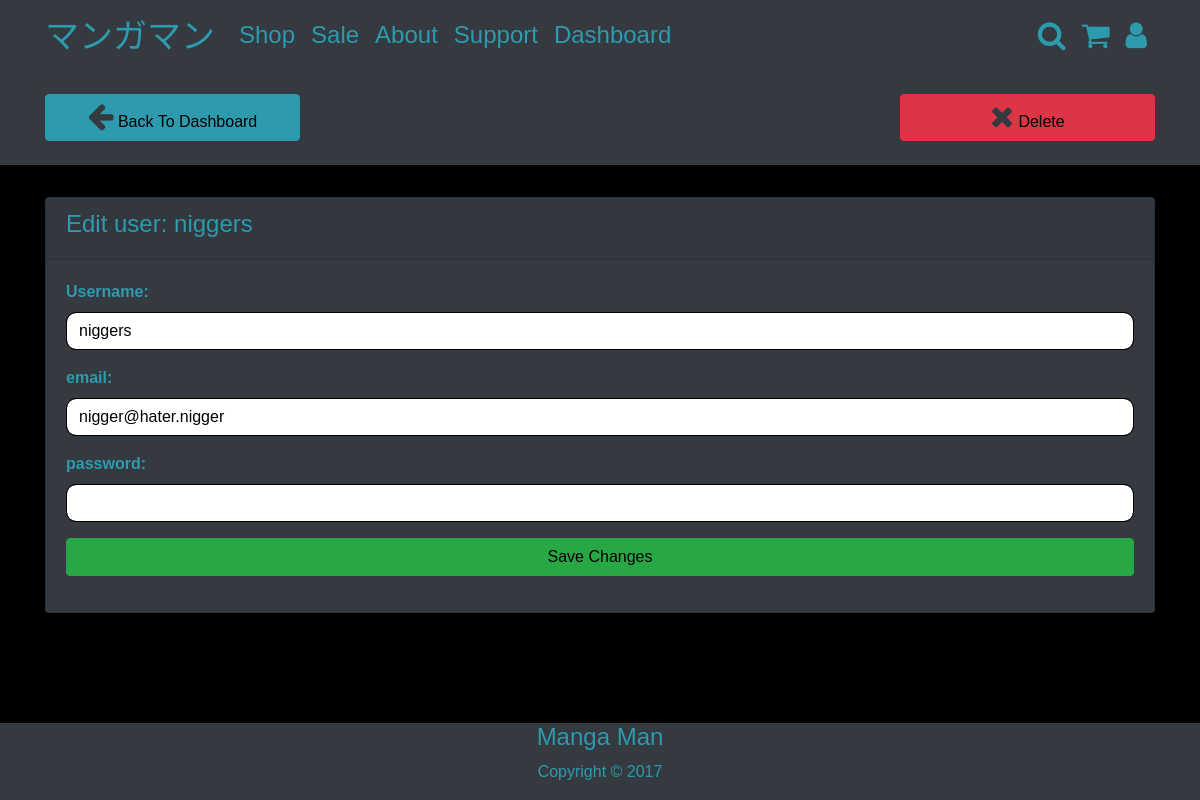
Page /user_details.php?id=1 (signed in) on the earlier database version.
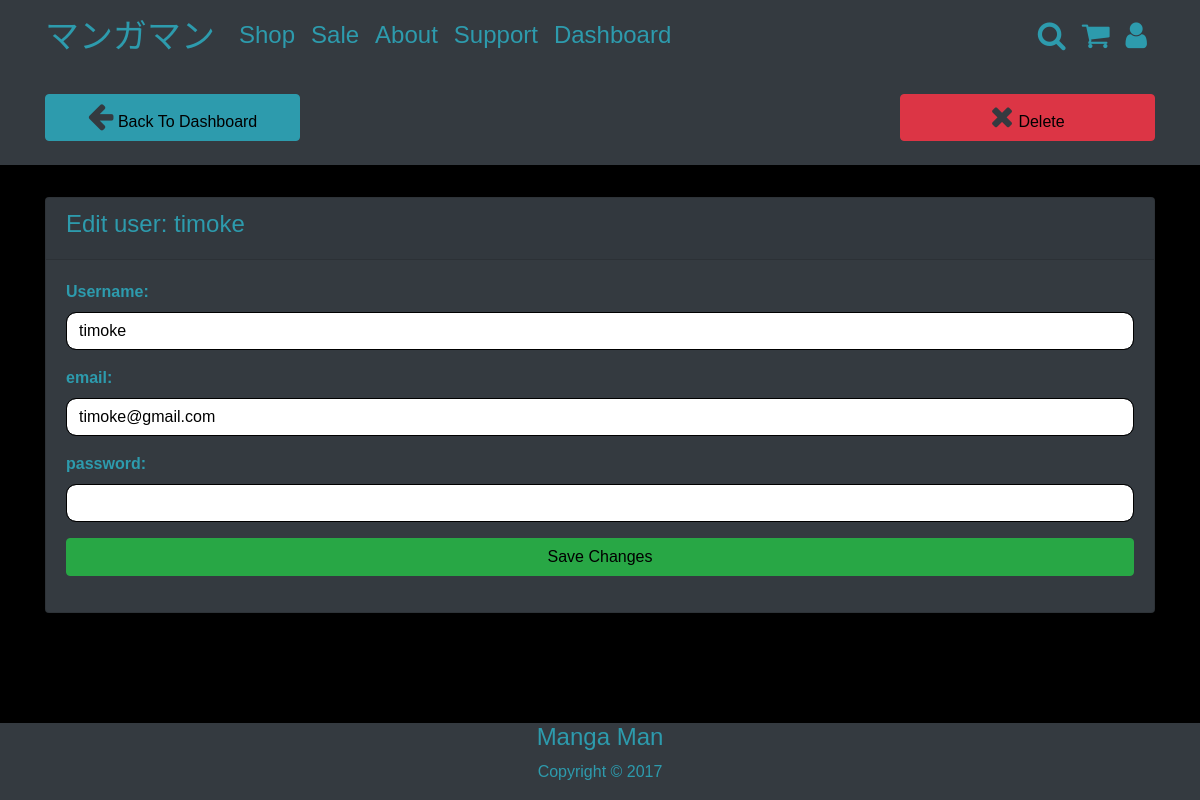
Same page on the later database version.
### tables this page shows
CREATE TABLE `users` (
  `id` int(11) NOT NULL,
  `username` varchar(48) NOT NULL,
  `email` varchar(48) NOT NULL,
  `password` varchar(48) NOT NULL,
  `usertype` int(2) NOT NULL
);

### user_details.php (the view, shortened to what this page needs)
<?php
if (isset($_SESSION['aaa'])&& $_SESSION['aaa']=='admin') {
  include('includes/adminheader.php');
}
elseif (isset($_SESSION['aaa'])&& $_SESSION['aaa']=='user'){
  include('includes/userheader.php');
} else {
  include('includes/header.php');
}
?>
  <?php
  if(!empty($_GET['id'])){
  $id = $_GET['id'];
  $user = 'SELECT * FROM users ORDER BY id DESC';
  $userquery = mysqli_query($connection, $user);
  $row = mysqli_fetch_array($userquery);
  ?>
  <?php
  if($_SESSION['aaa'] === 'admin') {
  ?>
<section id="details_header" class="py-4 mb-4 bg-dark">
  <div class="container">
    <div class="row">
      <div class="col-md-3 mr-auto">
        <a href="admin_panel.php" class="btn btn-primary btn-block">
          <i class="fa fa-arrow-left"></i> Back To Dashboard
        </a>
      </div>
      <div class="col-md-3">
          <?php echo '<a href="deleteuser.php?id='.$id.'" class="btn btn-danger btn-block">'; ?>
          <i class="fa fa-remove"></i> Delete
        </a>
      </div>
    </div>
  </div>
</section>
<section id="posts">
  <div class="container">
    <div class="row">
      <div class="col my-2">
        <div class="card bg-dark">
          <div class="card-header">
            <h4>Edit user: <?php echo $row['username']; ?></h4>
          </div>
          <div class="card-body">
            <form method="POST">
              <div class="form-group">
                <label class="font-weight-bold" for="username">Username:</label>
                <input type="text" class="form-control" name="username" <?php echo 'value="'.$row['username'].'"'; ?>>
              </div>
              <div class="form-group">
                <label class="font-weight-bold" for="email">email:</label>
                <input type="email" class="form-control" name="email" <?php echo 'value="'.$row['email'].'"'; ?>>
              </div>
              <div class="form-group">
                <label class="font-weight-bold" for="password">password:</label>
                <input type="password" class="form-control" name="password">
              </div>
              <div class="wrapper my-3">
                  <input class="btn btn-success btn-block" type="submit" name="submit" value="Save Changes" required>
              </div>
            </form>
          </div>
        </div>
      </div>
    </div>
  </div>
</section>
<?php
  } else {
    header('Location: index.php');
  }
} else {
  echo "you forgo something important cunt";
}
?>
<?php include('includes/footer.php'); ?>

Differences in the rows shown:
removed users: username "niggers", email "nigger@hater.nigger"
added users: username "timoke", email "timoke@gmail.com"
